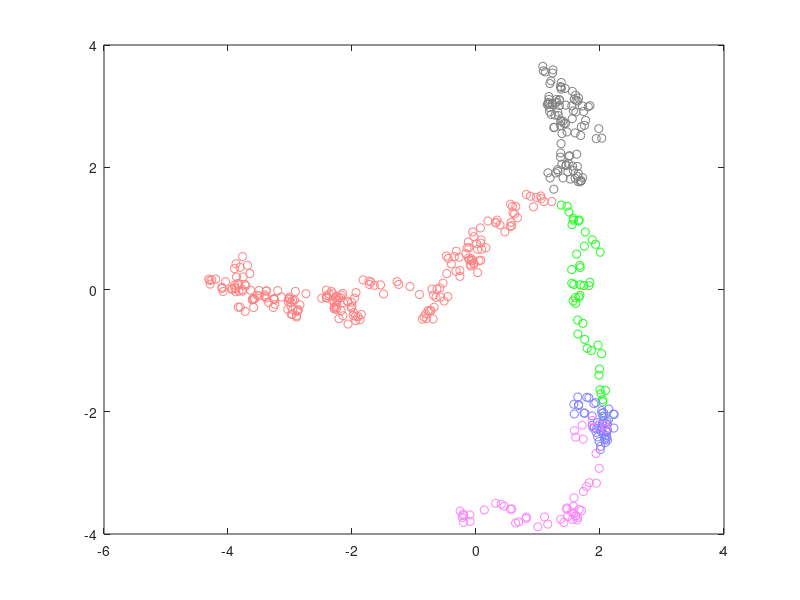

The MATLAB source for this figure: (Note: this script raises an error after producing the figure.)
clear all;

tab = importdata('dim10.tsv');
data = tab.data(:,1:10);
dataz = zscore(data);

nnodes = 40;

branches = tab.data(:,11);
[v,u,s] = pca(dataz);

inds(1,:) = branches==1;
inds(2,:) = branches==2;
inds(3,:) = branches==3;
inds(4,:) = branches==4;
inds(5,:) = branches==5;
col = zeros(5,3);
col(1,:) = [1;0.5;0.5];
col(2,:) = [0.5;0.5;0.5];
col(3,:) = [0.1;1;0.1];
col(4,:) = [0.5;0.5;1];
col(5,:) = [1;0.5;1];
for i=1:5
plot(u(inds(i,:),1),u(inds(i,:),2),'ko','Color',col(i,:)); hold on;
end

[NodePositions2D,Edges2D] = computeElasticPrincipalGraph(u(:,1:2),nnodes,'BranchingControls',[0.01 1],'Plots',0);
drawGraph2D(NodePositions2D,Edges2D,'LineWidth',6,'ShowClusterNumbers',0);

axis off; axis equal;

figure;

[NodePositions10D,Edges] = computeElasticPrincipalGraph(dataz,nnodes,'BranchingControls',[0.01 1],'Plots',0);
npu = NodePositions10D*v;
for i=1:5
plot(u(inds(i,:),1),u(inds(i,:),2),'ko','Color',col(i,:)); hold on;
end
drawGraph2D(npu(:,1:2),Edges,'LineWidth',6,'ShowClusterNumbers',0);

brmap = containers.Map;

for i=1:5
    brmap(int2str(i)) = col(i,:);
end

clear branches_string;
for i=1:length(branches)
    if(branches(i)==1) branches_string(i)='1'; end;
    if(branches(i)==2) branches_string(i)='2'; end;
    if(branches(i)==3) branches_string(i)='3'; end;
    if(branches(i)==4) branches_string(i)='4'; end;
    if(branches(i)==5) branches_string(i)='5'; end;
end

NodesMM = computeMetroMapLayout(NodePositions10D,Edges);
figure;
drawGraph2D(NodesMM,Edges,'ShowClusterNumbers',0);
drawPieChartsMetroMap(NodePositions10D, dataz, branches_string, NodesMM, 'LabelColorMap', brmap);

axis off; axis equal;

NodesMM = computeMetroMapLayout(NodePositions2D,Edges2D);
figure;
drawGraph2D(NodesMM,Edges2D,'ShowClusterNumbers',0);
drawPieChartsMetroMap(NodePositions2D, u(:,1:2), branches_string, NodesMM, 'LabelColorMap', brmap);

axis off; axis equal;

	